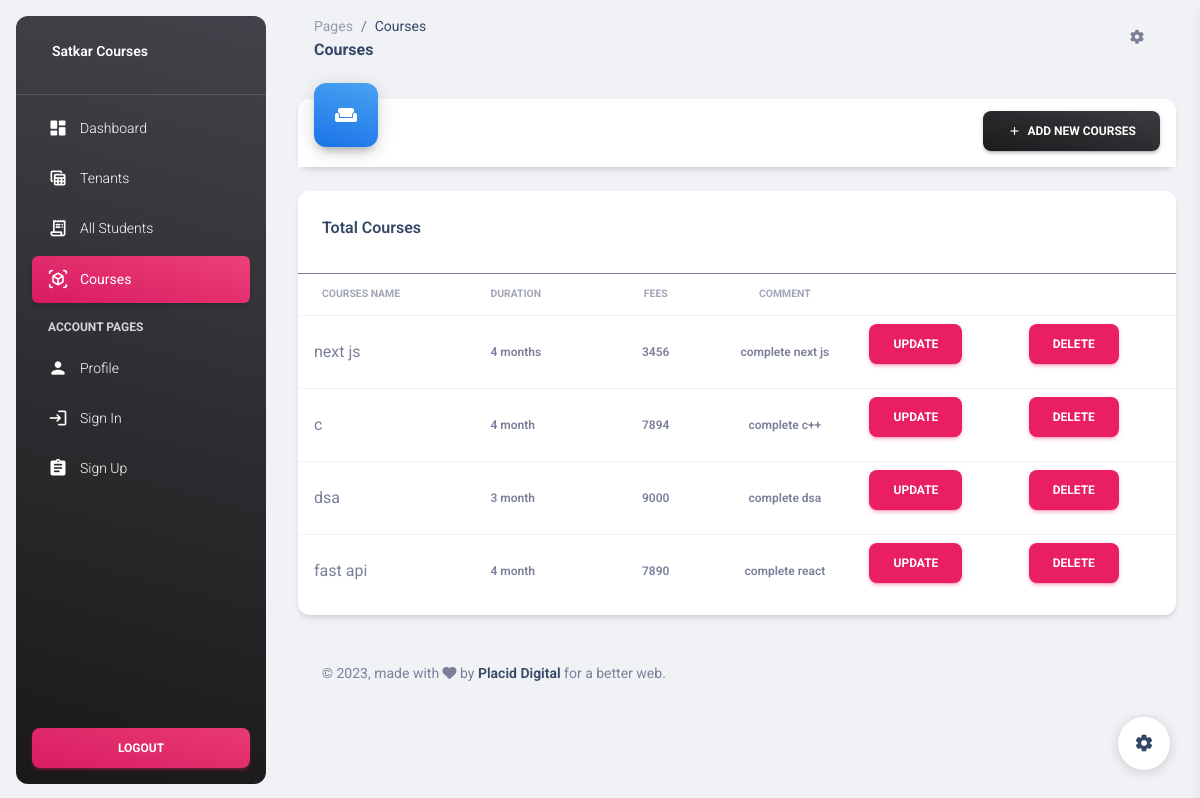
Page /courses/ on the earlier database version.
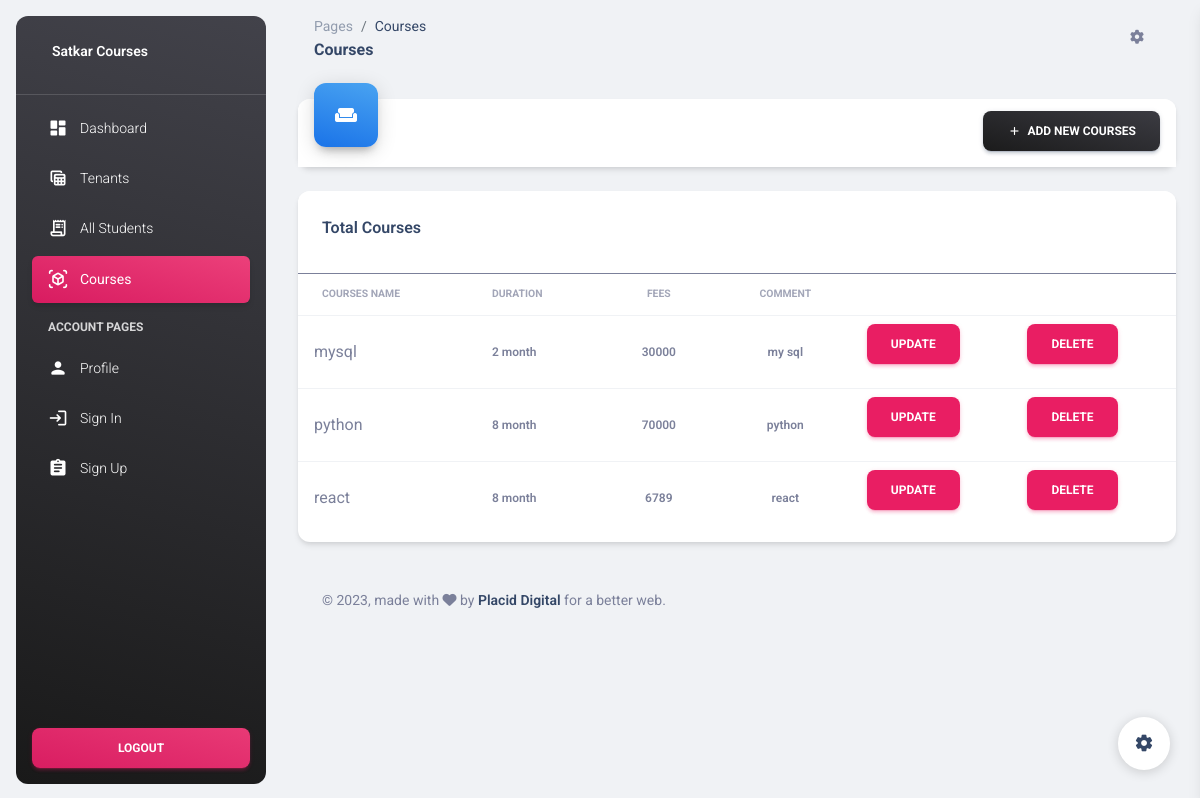
Same page on the later database version.
### app/models.py (models this page shows)
class Course(models.Model):
    coursename = models.CharField(max_length=200)
    coursefees=models.IntegerField()
    courseduration=models.CharField(max_length=100)
    coursetextbox=models.TextField()

### app/views.py (the view)
# urls.py: path('courses/',views.courses),
def courses(request):
    data=Course.objects.all()
    return render(request,'courses.html',{"data":data})

### app/templates/courses.html (shortened to what the changed rows need)
{% load static %}
<!DOCTYPE html>
<html lang="en">
<head>
   <link href="{% static 'css/nucleo-icons.css' %}" rel="stylesheet" />
   <link href="{% static 'css/nucleo-svg.css' %}" rel="stylesheet" />
   <link id="pagestyle" href="{% static 'css/material-dashboard.css' %}" rel="stylesheet" />
</head>
<body class="g-sidenav-show  bg-gray-200">
  <main class="main-content position-relative max-height-vh-100 h-100 border-radius-lg ">
    <div class="container-fluid py-4">
      <div class="row mt-4 mb-4">
        <div class="col-lg-12 col-md-6 mb-md-0 mb-4">
          <div class="card">
            <div class="card-body px-0 pb-2">
              <div class="table-responsive">
                <table class="table align-items-center mb-0">
                  <form action="/addcourse/" method="POST">
                  <thead>
                    <tr>
                      <th class="text-uppercase text-secondary text-xxs font-weight-bolder opacity-7">Courses Name</th>
                      <th class="text-uppercase text-secondary text-xxs font-weight-bolder opacity-7 ps-2">Duration
                      </th>
                      <th class="text-center text-uppercase text-secondary text-xxs font-weight-bolder opacity-7">
                        Fees</th>
                      <th class="text-center text-uppercase text-secondary text-xxs font-weight-bolder opacity-7">
                        Comment</th>
                        <th></th>
                        <th></th>
                    </tr>
                  </thead>
                  <tbody>
                    {% for i in data %}
                    <tr>
                      <td>
                        <div class="d-flex px-2 py-1">
                          <div class="d-flex flex-column justify-content-center">
                            {{i.coursename}}
                          </div>
                        </div>
                      </td>
                      <td class="align-middle text-sm">
                        <span class="text-xs font-weight-bold"> {{i.courseduration}}</span>
                      </td>
                      <td class="align-middle text-center text-sm">
                        <span class="text-xs font-weight-bold"> {{i.coursefees}}</span>
                      </td>
                      <td class="text-center text-sm">
                        <span class="text-xs font-weight-bold">{{i.coursetextbox}}</span>
                      </td>
                      <td>
                        <a href="/update_view/{{i.id}}/" class="btn btn-primary" >Update</a>
                      </td>
                      <td>
                       <a href="/deletecourse?cid={{i.id}}" class="btn btn-primary">delete</a>
                      </td>
                    </tr>
                     {% endfor %}
                  </tbody>
                </table>
              </div>
            </div>
          </div>
        </div>
      </div>
    </div>
  </main>
</body>
</html>

Differences in the rows shown:
removed Course: coursename "next js", courseduration "4 months", coursefees "3456", coursetextbox "complete next js"
removed Course: coursename "c", courseduration "4 month", coursefees "7894", coursetextbox "complete c++"
removed Course: coursename "dsa", courseduration "3 month", coursefees "9000", coursetextbox "complete dsa"
removed Course: coursename "fast api", courseduration "4 month", coursefees "7890", coursetextbox "complete react"
added Course: coursename "mysql", courseduration "2 month", coursefees "30000", coursetextbox "my sql"
added Course: coursename "python", courseduration "8 month", coursefees "70000", coursetextbox "python"
added Course: coursename "react", courseduration "8 month", coursefees "6789", coursetextbox "react"
